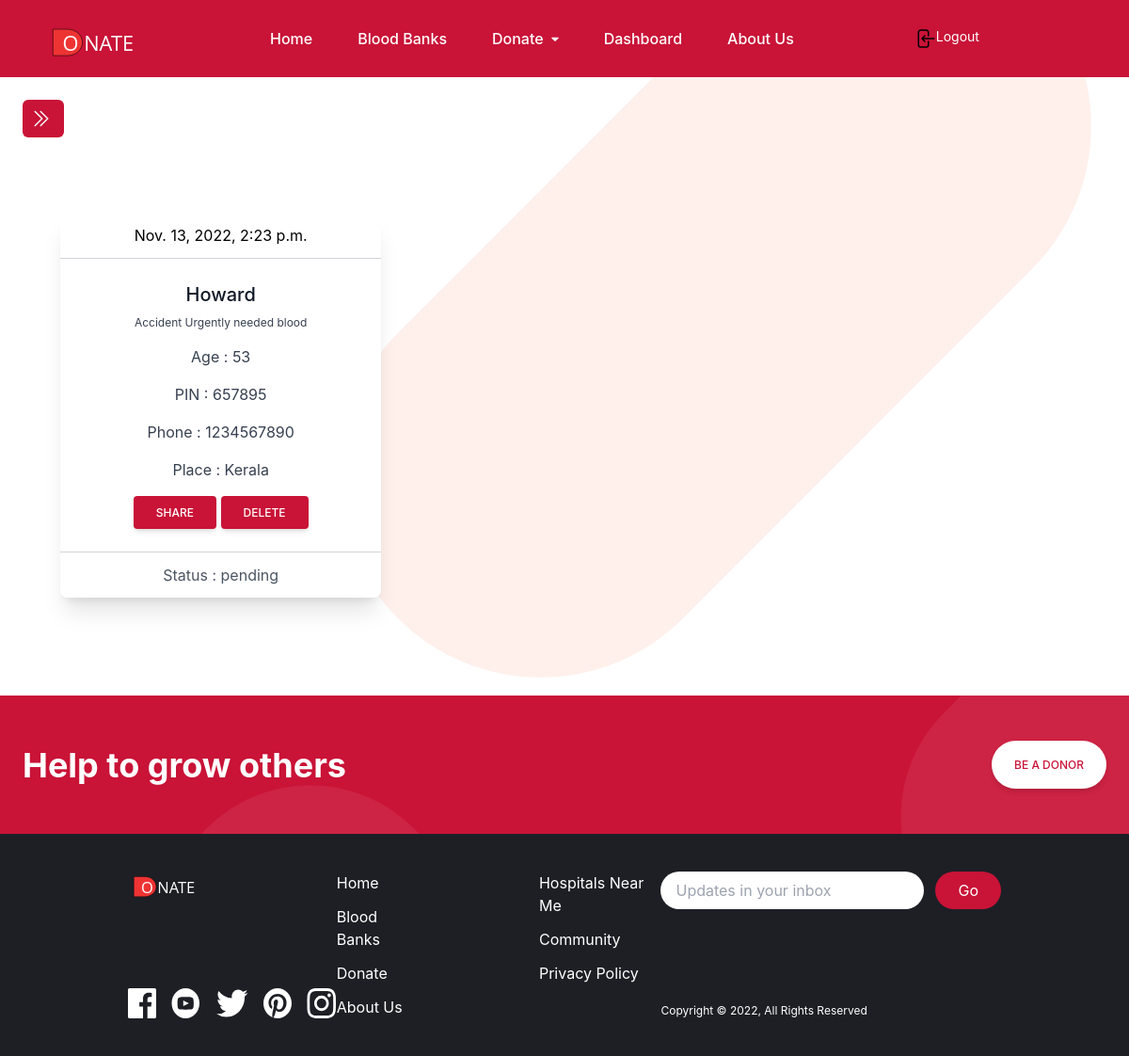
Before: /user_post_details/ (signed in) with the older database file.
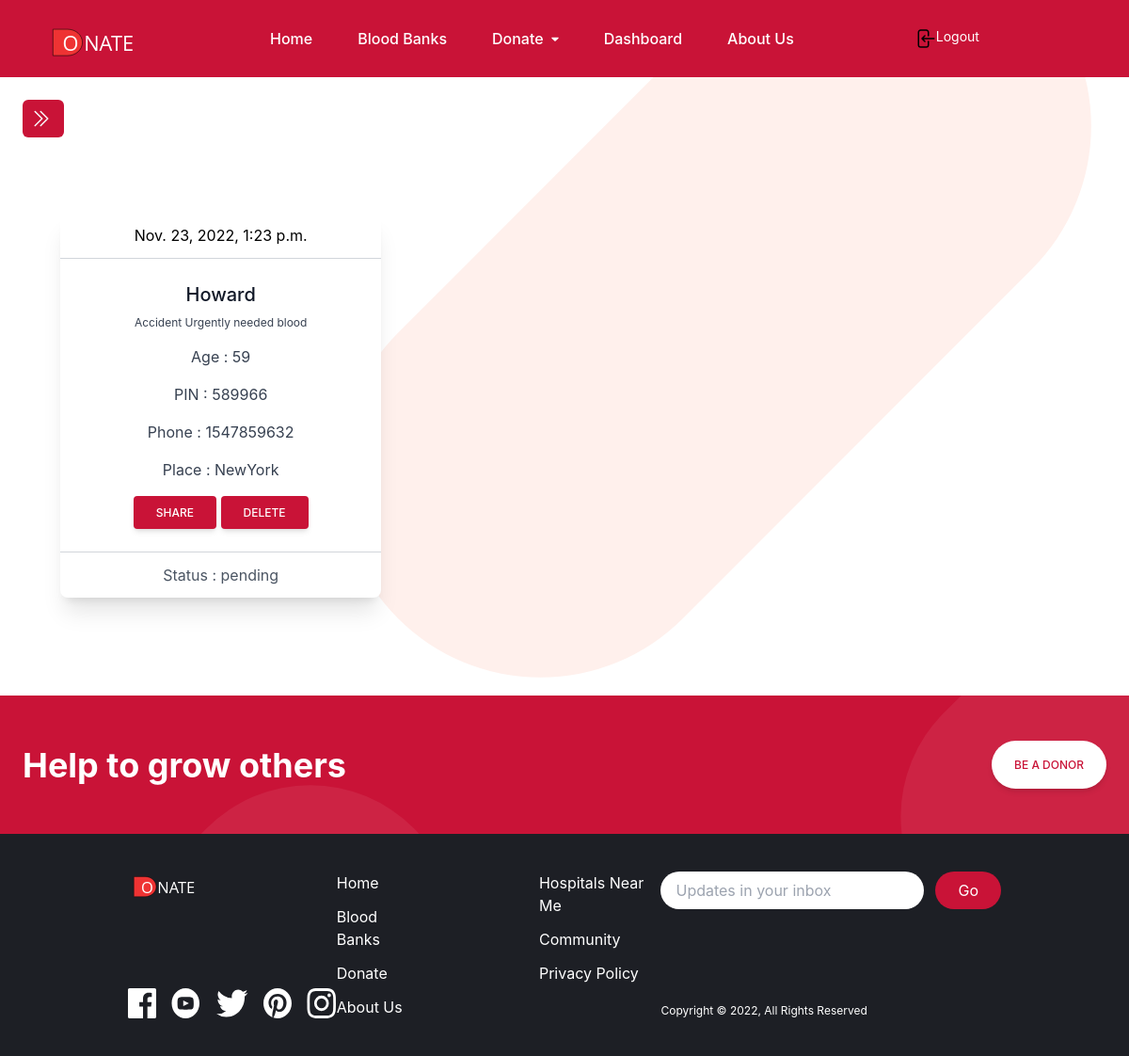
After: the same page with the newer database file.
### user/models.py (models this page shows, shortened)
class ReqBlood (models.Model):
    user = models.ForeignKey(Donor, on_delete=models.CASCADE)
    fullname = models.CharField(max_length=50)
    age = models.CharField(max_length=2)
    place = models.CharField(max_length=50)
    pin = models.CharField(max_length=6)
    mob = models.CharField(max_length=15, null=True)
    description = models.CharField(max_length=200)
    bloodgroup = models.CharField(max_length=10)
    pic = models.FileField(null=True)
    status = models.CharField(max_length=40, null=True)
    date = models.DateTimeField(auto_now_add=True)

### user/views.py (the view)
# urls.py: path('user_post_details/', views.post_details, name='post_details'),
def post_details(request):
    if not request.user.is_authenticated:
        return redirect('register')
    user = request.user
    donor = Donor.objects.get(user=user)
    reqblood = ReqBlood.objects.filter(user=donor)
    return render(request, 'user_post_details.html',locals())

### templates/user_post_details.html (shortened to what this page needs)
{% extends 'user_base.html' %}
{% block content %}
<div class="px-10 py-20">
    <div class="grid grid-cols-1 sm:grid-cols-2 md:grid-cols-3 gap-x-6 gap-y-10">
        {% for i in reqblood %}
        <div class="flex justify-center">
            <div class="block rounded-lg shadow-xl bg-white w-full text-center">
              <div class="py-3 px-6 border-b border-gray-300">
                {{i.date}}
              </div>
              <div class="p-6">
                <p class="text-gray-900 text-xl font-medium mb-2">{{i.fullname}}</p>
                <p class="text-gray-700 text-xs mb-4">
                  {{i.description}}
                </p>
                <p class="text-gray-700 text-base mb-4">
                  Age : {{i.age}}
                </p>
                <p class="text-gray-700 text-base mb-4">
                  PIN : {{i.pin}}
                </p>
                <p class="text-gray-700 text-base mb-4">
                  Phone : {{i.mob}}
                </p>
                <p class="text-gray-700 text-base mb-4">
                  Place : {{i.place}}
                </p>
                <button type="button" class=" inline-block px-6 py-2.5 bg-brightRed text-white font-medium text-xs leading-tight uppercase rounded shadow-md hover:bg-brightRedLight hover:shadow-lg focus:bg-blue-700 focus:shadow-lg focus:outline-none focus:ring-0 active:bg-blue-800 active:shadow-lg transition duration-150 ease-in-out">Share</button>
                <button type="button" class=" inline-block px-6 py-2.5 bg-brightRed text-white font-medium text-xs leading-tight uppercase rounded shadow-md hover:bg-brightRedLight hover:shadow-lg focus:bg-blue-700 focus:shadow-lg focus:outline-none focus:ring-0 active:bg-blue-800 active:shadow-lg transition duration-150 ease-in-out">Delete</button>
              </div>
              <div class="py-3 px-6 border-t border-gray-300 text-gray-600">
                Status : {{i.status}}
              </div>
            </div>
          </div>
          {% endfor %}
    </div>
</div>
{% endblock %}

Changed rows visible on the page:
changed ReqBlood "Howard": date "Nov. 13, 2022, 2:23 p.m." → "Nov. 23, 2022, 1:23 p.m."; age "53" → "59"; pin "657895" → "589966"; mob "1234567890" → "1547859632"; place "Kerala" → "NewYork"
